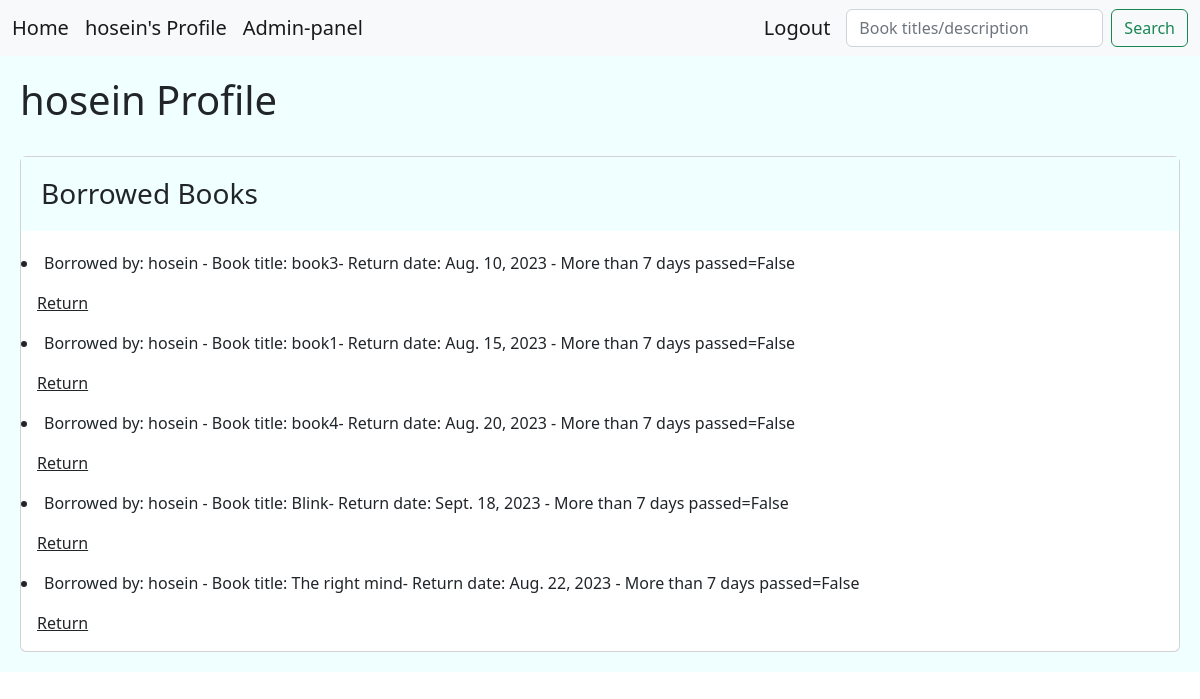
The page /users/12/ (signed in) on the database as committed earlier.
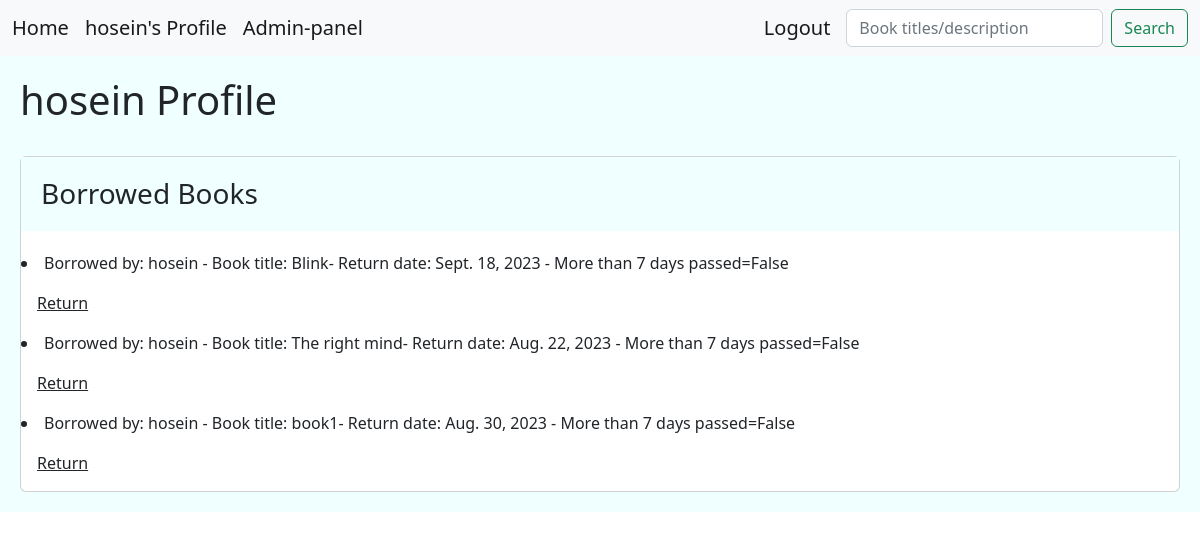
The same page on the database as committed later.
### account/models.py (models this page shows, shortened)
class CustomUser(AbstractBaseUser):
    MEMBERSHIP_NORMAL = 'N'
    MEMBERSHIP_VIP = 'V'
    MEMBERSHIP_CHOICES = [
        (MEMBERSHIP_NORMAL,'Normal'),
        (MEMBERSHIP_VIP,'VIP'),
    ]
    full_name = models.CharField(max_length=100,unique=True,null=True)
    email = models.EmailField(unique=True)
    expiration_date = models.DateField(null=True)
    membership = models.CharField(max_length=1, choices= MEMBERSHIP_CHOICES, default= MEMBERSHIP_NORMAL)
    phone = models.CharField(max_length=11, unique=True, null=True)
    is_active = models.BooleanField(default=True)
    is_admin = models.BooleanField(default=False)
    objects = UserManager()
    USERNAME_FIELD = 'phone'
    REQUIRED_FIELDS = ['email','password','full_name',]#['email',] #required fields when making a user in shell by createsuper user
    def __str__(self):
        return self.email

### library/models.py (models this page shows, shortened)
class BorrowedBook(models.Model):
    user = models.ForeignKey(User, on_delete=models.CASCADE)
    book = models.ForeignKey(Books, on_delete=models.CASCADE)
    borrow_date = models.DateField()
    return_date = models.DateField(null=True, blank=True)
    date_check = models.BooleanField(default=False) #say how many days left

class Books(models.Model):
    title = models.CharField(max_length=100)
    description = models.TextField(null=True)
    price = models.DecimalField(max_digits=6 , decimal_places=2, default=0.00)
    shabak = models.CharField(max_length=150,null=True)
    copies_available = models.PositiveIntegerField(default=4)
    genre = models.ForeignKey('Genre', on_delete=models.SET_NULL, null=True)
    author = models.ForeignKey('Author', on_delete=models.SET_NULL, null=True)
    def __str__(self):
        return self.title

### library/views.py (the view)
# urls.py: path('users/<int:user_id>/',views.UserProfile.as_view(), name='user'),
class UserProfile(LoginRequiredMixin,View):
    template_class = 'library/user_profile.html'
    def get(self,request, user_id):
        user = User.objects.get(id=user_id)
        borrowed_books = BorrowedBook.objects.filter(user=user.id)
        for i in borrowed_books:
            if date.today()-i.borrow_date >= timedelta(days=7):
                i.date_check = True
            else:
                i.date_check = False
                i.save()
                continue
        return render(request,self.template_class,{'borrowed_books': borrowed_books,'user':user})

### library/templates/library/user_profile.html (shortened to what this page needs)
<!DOCTYPE html>
<html lang="en">
<head>
    <link href="https://cdn.jsdelivr.net/npm/bootstrap@5.2.0-beta1/dist/css/bootstrap.min.css" rel="stylesheet">
</head>
<body>
{% include 'include/navbar.html' %}
<div class="jumbotron">
    {% block content %} <H1> {{ request.user.full_name }} Profile </H1>
     <br/>
    <div class="card">
        <h3 class="card-title jumbotron">Borrowed Books</h3>
    {% for i in borrowed_books %}
    <li> Borrowed by: {{i.user.full_name}} - Book title: {{i.book}}- Return date: {{i.return_date}} - More than 7 days passed={{i.date_check}}</li>
    <a class="card-body" href="{% url 'library:return' i.id  %}" >Return</a>
    {% endfor %}
    {% endblock %}
</div>
</body>
</html>

### templates/include/navbar.html (shortened to what this page needs)
<nav class="navbar navbar-expand-lg bg-light">
    <div class="container-fluid">
      <a class="navbar-brand" href=" {% url 'library:home' %} ">Home</a>
      {% if request.user.is_authenticated %}
        <a class="navbar-brand" aria-current="page" href="{% url 'library:user' request.user.id %}">{{request.user.full_name}}'s Profile</a>
      {% endif %}
      <div class="collapse navbar-collapse" id="navbarSupportedContent">
        <ul class="navbar-nav me-auto mb-2 mb-lg-0">
          <li class="nav-item">
            <a class="navbar-brand" aria-current="page" href="http://127.0.0.1:8000/admin">Admin-panel</a>
          </li>
        </ul>
      {% if request.user.is_authenticated %}
        <a class="navbar-brand" href=" {% url 'account:User_Logout' %} ">Logout</a>
      {% endif %}
      <form class="d-flex" role="search" method="GET" action="{% url 'library:search' %}">
        <input class="form-control me-2" type="search" placeholder="Book titles/description" aria-label="Search" name="search_input">
        <button class="btn btn-outline-success" type="submit">Search</button>
      </form>
      </div>
    </div>
  </nav>

### library/templates/library/user_profile.html (style rules this page uses)
.jumbotron { padding: 20px; margin-bottom: 20px; background-color: azure; }

Rows that differ between the two databases and show on the page:
removed BorrowedBook: user.full_name "hosein", book "book3", return_date "Aug. 10, 2023", date_check "False"
removed BorrowedBook: user.full_name "hosein", book "book1", return_date "Aug. 15, 2023", date_check "False"
removed BorrowedBook: user.full_name "hosein", book "book4", return_date "Aug. 20, 2023", date_check "False"
added BorrowedBook: user.full_name "hosein", book "book1", return_date "Aug. 30, 2023", date_check "False"
